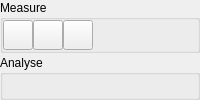
      <widget class="QWidget" name="AnalysePage" >
       <layout class="QVBoxLayout" >
        <property name="margin" >
         <number>0</number>
        </property>
        <property name="spacing" >
         <number>2</number>
        </property>
        <item>
         <widget class="QGroupBox" name="MeasureGroup" >
          <property name="sizePolicy" >
           <sizepolicy>
            <hsizetype>7</hsizetype>
            <vsizetype>0</vsizetype>
            <horstretch>0</horstretch>
            <verstretch>0</verstretch>
           </sizepolicy>
          </property>
          <property name="title" >
           <string>Measure</string>
          </property>
          <layout class="QHBoxLayout" >
           <property name="margin" >
            <number>0</number>
           </property>
           <property name="spacing" >
            <number>0</number>
           </property>
           <item>
            <layout class="QHBoxLayout" >
             <property name="margin" >
              <number>0</number>
             </property>
             <property name="spacing" >
              <number>0</number>
             </property>
             <item>
              <widget class="QPushButton" name="MeasureDistanceButton" >
               <property name="sizePolicy" >
                <sizepolicy>
                 <hsizetype>0</hsizetype>
                 <vsizetype>0</vsizetype>
                 <horstretch>0</horstretch>
                 <verstretch>0</verstretch>
                </sizepolicy>
               </property>
               <property name="minimumSize" >
                <size>
                 <width>30</width>
                 <height>30</height>
                </size>
               </property>
               <property name="maximumSize" >
                <size>
                 <width>30</width>
                 <height>30</height>
                </size>
               </property>
               <property name="toolTip" >
                <string>Measure distance between atoms</string>
               </property>
               <property name="text" >
                <string/>
               </property>
               <property name="icon" >
                <iconset resource="icons.qrc" >:/geometry/icons/measure_distance.svg</iconset>
               </property>
               <property name="checkable" >
                <bool>true</bool>
               </property>
               <property name="autoExclusive" >
                <bool>true</bool>
               </property>
              </widget>
             </item>
             <item>
              <widget class="QPushButton" name="MeasureAngleButton" >
               <property name="sizePolicy" >
                <sizepolicy>
                 <hsizetype>0</hsizetype>
                 <vsizetype>0</vsizetype>
                 <horstretch>0</horstretch>
                 <verstretch>0</verstretch>
                </sizepolicy>
               </property>
               <property name="minimumSize" >
                <size>
                 <width>30</width>
                 <height>30</height>
                </size>
               </property>
               <property name="maximumSize" >
                <size>
                 <width>30</width>
                 <height>30</height>
                </size>
               </property>
               <property name="toolTip" >
                <string>Measure angle between atoms</string>
               </property>
               <property name="text" >
                <string/>
               </property>
               <property name="icon" >
                <iconset resource="icons.qrc" >:/geometry/icons/measure_angle.svg</iconset>
               </property>
               <property name="checkable" >
                <bool>true</bool>
               </property>
               <property name="autoExclusive" >
                <bool>true</bool>
               </property>
              </widget>
             </item>
             <item>
              <widget class="QPushButton" name="MeasureTorsionButton" >
               <property name="sizePolicy" >
                <sizepolicy>
                 <hsizetype>0</hsizetype>
                 <vsizetype>0</vsizetype>
                 <horstretch>0</horstretch>
                 <verstretch>0</verstretch>
                </sizepolicy>
               </property>
               <property name="minimumSize" >
                <size>
                 <width>30</width>
                 <height>30</height>
                </size>
               </property>
               <property name="maximumSize" >
                <size>
                 <width>30</width>
                 <height>30</height>
                </size>
               </property>
               <property name="toolTip" >
                <string>Measure torsion between atoms</string>
               </property>
               <property name="text" >
                <string/>
               </property>
               <property name="icon" >
                <iconset resource="icons.qrc" >:/geometry/icons/measure_torsion.svg</iconset>
               </property>
               <property name="checkable" >
                <bool>true</bool>
               </property>
               <property name="autoExclusive" >
                <bool>true</bool>
               </property>
              </widget>
             </item>
             <item>
              <spacer>
               <property name="orientation" >
                <enum>Qt::Horizontal</enum>
               </property>
               <property name="sizeType" >
                <enum>QSizePolicy::MinimumExpanding</enum>
               </property>
               <property name="sizeHint" >
                <size>
                 <width>40</width>
                 <height>20</height>
                </size>
               </property>
              </spacer>
             </item>
            </layout>
           </item>
          </layout>
         </widget>
        </item>
        <item>
         <widget class="QGroupBox" name="groupBox_2" >
          <property name="title" >
           <string>Analyse</string>
          </property>
         </widget>
        </item>
       </layout>
      </widget>
